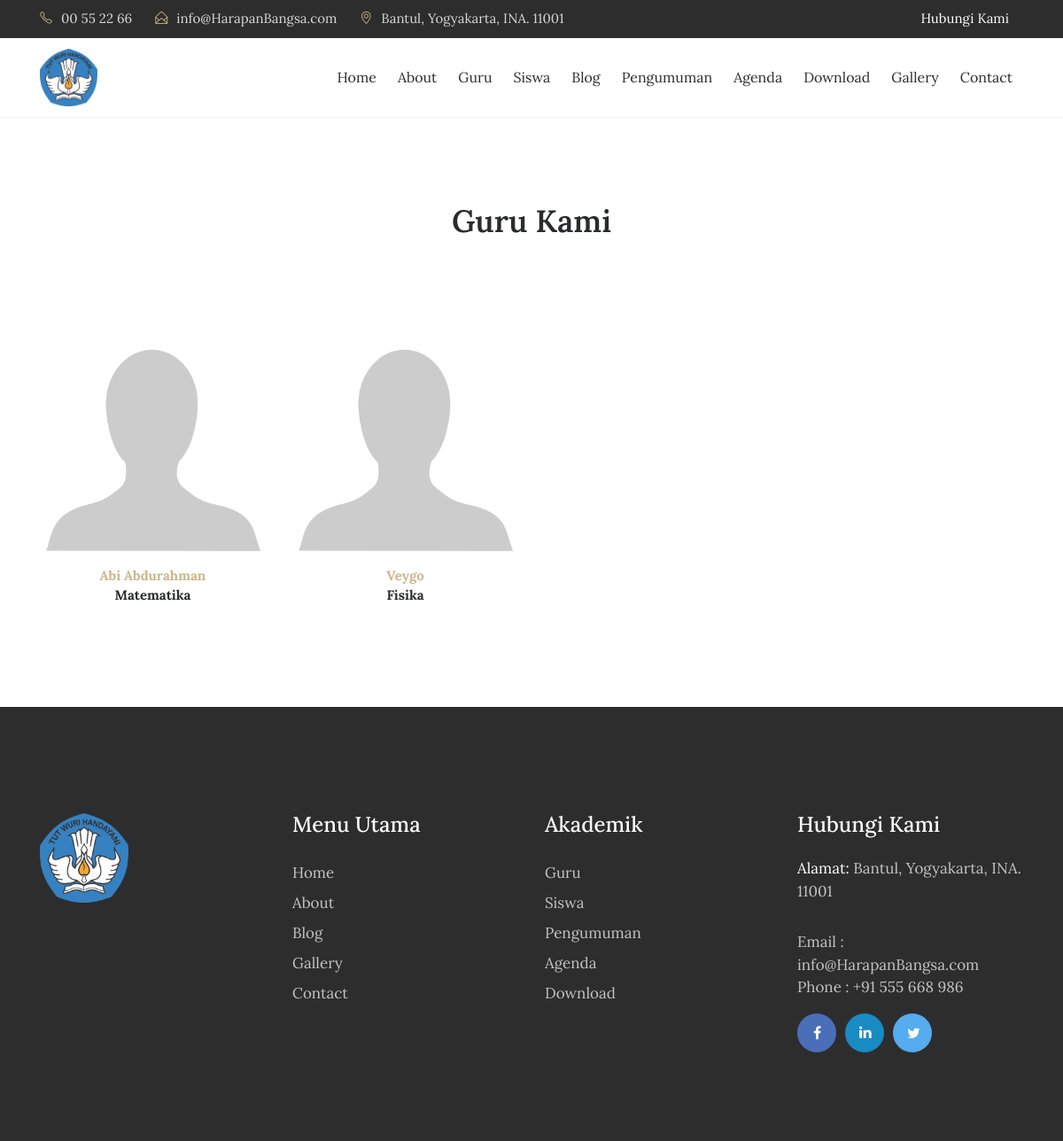
/index.php/guru, run on the app's committed database.
### tables this page shows
CREATE TABLE `tbl_guru` (
  `guru_id` int(11) NOT NULL,
  `guru_nip` varchar(30) DEFAULT NULL,
  `guru_nama` varchar(70) DEFAULT NULL,
  `guru_jenkel` varchar(2) DEFAULT NULL,
  `guru_tmp_lahir` varchar(80) DEFAULT NULL,
  `guru_tgl_lahir` varchar(80) DEFAULT NULL,
  `guru_mapel` varchar(120) DEFAULT NULL,
  `guru_photo` varchar(40) DEFAULT NULL,
  `guru_tgl_input` timestamp NULL DEFAULT CURRENT_TIMESTAMP
);

### application/controllers/Guru.php (called while the page is built, shortened)
<?php
class Guru extends CI_Controller{
	function __construct(){
		$this->load->model('m_guru');
		$this->load->model('m_pengunjung');
	}
	function index(){
		$jum=$this->m_guru->guru();
        $page=$this->uri->segment(3);
        if(!$page):
            $offset = 0;
        else:
            $offset = $page;
        endif;
        $limit=8;
        $config['base_url'] = base_url() . 'guru/index/';
            $config['total_rows'] = $jum->num_rows();
            $config['per_page'] = $limit;
            $config['uri_segment'] = 3;
	          $config['full_tag_open']    = '<div class="pagging text-center"><nav><ul class="pagination justify-content-center">';
	          $config['full_tag_close']   = '</ul></nav></div>';
	          $config['num_tag_open']     = '<li class="page-item"><span class="page-link">';
	          $config['num_tag_close']    = '</span></li>';
	          $config['cur_tag_open']     = '<li class="page-item"><span class="page-link">';
	          $config['cur_tag_close']    = '<span class="sr-only">(current)</span></span></li>';
	          $config['next_tag_open']    = '<li class="page-item"><span class="page-link">';
	          $config['next_tagl_close']  = '<span aria-hidden="true">&raquo;</span></span></li>';
	          $config['prev_tag_open']    = '<li class="page-item"><span class="page-link">';
	          $config['prev_tagl_close']  = '</span>Next</li>';
	          $config['first_tag_open']   = '<li class="page-item"><span class="page-link">';
	          $config['first_tagl_close'] = '</span></li>';
	          $config['last_tag_open']    = '<li class="page-item"><span class="page-link">';
	          $config['last_tagl_close']  = '</span></li>';
            $config['first_link'] = 'Awal';
            $config['last_link'] = 'Akhir';
            $config['next_link'] = 'Next >>';
            $config['prev_link'] = '<< Prev';
            $this->pagination->initialize($config);
            $x['page'] =$this->pagination->create_links();
						$x['data']=$this->m_guru->guru_perpage($offset,$limit);
						$this->load->view('depan/v_guru',$x);
	}
}

### index.php (called while the page is built, shortened)
<?php
require_once BASEPATH.'core/CodeIgniter.php';

### application/models/M_guru.php (called while the page is built, shortened)
<?php
class M_guru extends CI_Model{
	function guru_perpage($offset,$limit){
		$hsl=$this->db->query("SELECT * FROM tbl_guru limit $offset,$limit");
		return $hsl;
	}
}

### application/views/depan/v_guru.php (the view, shortened to what this page needs)
<!DOCTYPE html>
<html lang="en">
<head>
    <link rel="stylesheet" href="<?php echo base_url().'theme/css/bootstrap.min.css'?>">
    <link rel="stylesheet" href="<?php echo base_url().'theme/css/font-awesome.min.css'?>">
    <link rel="stylesheet" href="<?php echo base_url().'theme/css/simple-line-icons.css'?>">
    <link rel="stylesheet" href="<?php echo base_url().'theme/css/slick.css'?>">
    <link rel="stylesheet" href="<?php echo base_url().'theme/css/slick-theme.css'?>">
    <link rel="stylesheet" href="<?php echo base_url().'theme/css/owl.carousel.min.css'?>">
    <link href="<?php echo base_url().'theme/css/style.css'?>" rel="stylesheet">
</head>
<body>
  <div class="header-topbar">
      <div class="container">
          <div class="row">
              <div class="col-xs-6 col-sm-8 col-md-9">
                  <div class="header-top_address">
                      <div class="header-top_list">
                          <span class="icon-phone"></span>00 55 22 66
                      </div>
                     <div class="header-top_list">
                            <span class="icon-envelope-open"></span>info@HarapanBangsa.com
                        </div>
                        <div class="header-top_list">
                            <span class="icon-location-pin"></span>Bantul, Yogyakarta, INA. 11001
                        </div>
                  </div>
              </div>
              <div class="col-xs-6 col-sm-4 col-md-3">
                  <div class="header-top_login mr-sm-3">
                      <a href="<?php echo site_url('contact');?>">Hubungi Kami</a>
                  </div>
              </div>
          </div>
      </div>
  </div>
  <div data-toggle="affix" style="border-bottom:solid 1px #f2f2f2;">
      <div class="container nav-menu2">
          <div class="row">
              <div class="col-md-12">
                  <nav class="navbar navbar2 navbar-toggleable-md navbar-light bg-faded">
                      <a href="<?php echo site_url('');?>" class="navbar-brand nav-brand2"><img class="img img-responsive" width="65px;" src="<?php echo base_url().'assets/images/sd.png'?>"></a>
                      <div class="collapse navbar-collapse justify-content-end" id="navbarNavDropdown">
                          <ul class="navbar-nav">
                              <li class="nav-item">
                                  <a class="nav-link" href="<?php echo site_url('');?>">Home</a>
                              </li>
                              <li class="nav-item">
                                  <a class="nav-link" href="<?php echo site_url('about');?>">About</a>
                              </li>
                              <li class="nav-item">
                                  <a class="nav-link" href="<?php echo site_url('guru');?>">Guru</a>
                              </li>
                              <li class="nav-item">
                                  <a class="nav-link" href="<?php echo site_url('siswa');?>">Siswa</a>
                              </li>
                              <li class="nav-item">
                                  <a class="nav-link" href="<?php echo site_url('blog');?>">Blog</a>
                              </li>
                              <li class="nav-item">
                                  <a class="nav-link" href="<?php echo site_url('pengumuman');?>">Pengumuman</a>
                              </li>
                              <li class="nav-item">
                                  <a class="nav-link" href="<?php echo site_url('agenda');?>">Agenda</a>
                              </li>
                              <li class="nav-item">
                                  <a class="nav-link" href="<?php echo site_url('download');?>">Download</a>
                              </li>
                              <li class="nav-item">
                                  <a class="nav-link" href="<?php echo site_url('galeri');?>">Gallery</a>
                              </li>
                              <li class="nav-item">
                                <a class="nav-link" href="<?php echo site_url('contact');?>">Contact</a>
                              </li>
                        </ul>
                  </div>
                </nav>
              </div>
            </div>
          </div>
        </div>
    <section class="our-teachers">
        <div class="container">
            <div class="row">
                <div class="col-md-12">
                    <h2 class="mb-5">Guru Kami</h2>
                </div>
            </div>
            <div class="row">
                <?php foreach ($data->result() as $row) : ?>
                    <div class="col-xs-12 col-sm-6 col-md-3">
                        <div class="admission_insruction">
                          <?php if(empty($row->guru_photo)):?>
                            <img src="<?php echo base_url().'assets/images/blank.png';?>" class="img-fluid" alt="#">
                          <?php else:?>
                            <img src="<?php echo base_url().'assets/images/'.$row->guru_photo;?>" class="img-fluid" alt="#">
                          <?php endif;?>
                            <p class="text-center mt-3"><span><?php echo $row->guru_nama;?></span>
                                <br>
                                <?php echo $row->guru_mapel;?></p>
                        </div>
                    </div>
                <?php endforeach;?>
              </div>
        </div>
    </section>
    <footer>
        <div class="container">
            <div class="row">
                <div class="col-md-3">
                    <div class="foot-logo">
                        <a href="<?php echo site_url();?>">
                            <img width="100px" src="<?php echo base_url().'assets/images/sd.png'?>" class="img-fluid" alt="footer_logo">
                        </a>
                        </div>
                    </div>
                    <div class="col-md-3">
                        <div class="sitemap">
                            <h3>Menu Utama</h3>
                            <ul>
                                <li><a href="<?php echo site_url();?>">Home</a></li>
                                <li><a href="<?php echo site_url('about');?>">About</a></li>
                                <li><a href="<?php echo site_url('artikel');?>">Blog </a></li>
                                <li><a href="<?php echo site_url('galeri');?>">Gallery</a></li>
                                <li><a href="<?php echo site_url('contact');?>">Contact</a></li>
                            </ul>
                        </div>
                    </div>
                    <div class="col-md-3">
                      <div class="sitemap">
                          <h3>Akademik</h3>
                          <ul>
                              <li><a href="<?php echo site_url('guru');?>">Guru</a></li>
                              <li><a href="<?php echo site_url('siswa');?>">Siswa </a></li>
                              <li><a href="<?php echo site_url('pengumuman');?>">Pengumuman</a></li>
                              <li><a href="<?php echo site_url('agenda');?>">Agenda</a></li>
                              <li><a href="<?php echo site_url('download');?>">Download</a></li>
                          </ul>
                      </div>
                    </div>
                    <div class="col-md-3">
                        <div class="address">
                            <h3>Hubungi Kami</h3>
                            <p><span>Alamat: </span> Bantul, Yogyakarta, INA. 11001</p>
                            <p>Email : info@HarapanBangsa.com
                                <br> Phone : +91 555 668 986</p>
                                <ul class="footer-social-icons">
                                    <li><a href="#"><i class="fa fa-facebook fa-fb" aria-hidden="true"></i></a></li>
                                    <li><a href="#"><i class="fa fa-linkedin fa-in" aria-hidden="true"></i></a></li>
                                    <li><a href="#"><i class="fa fa-twitter fa-tw" aria-hidden="true"></i></a></li>
                                </ul>
                            </div>
                        </div>
                    </div>
                </div>
            </footer>
</body>
</html>

### data on the page
tbl_guru: guru_nama "Abi Abdurahman", guru_mapel "Matematika"
tbl_guru: guru_nama "Veygo", guru_mapel "Fisika"
